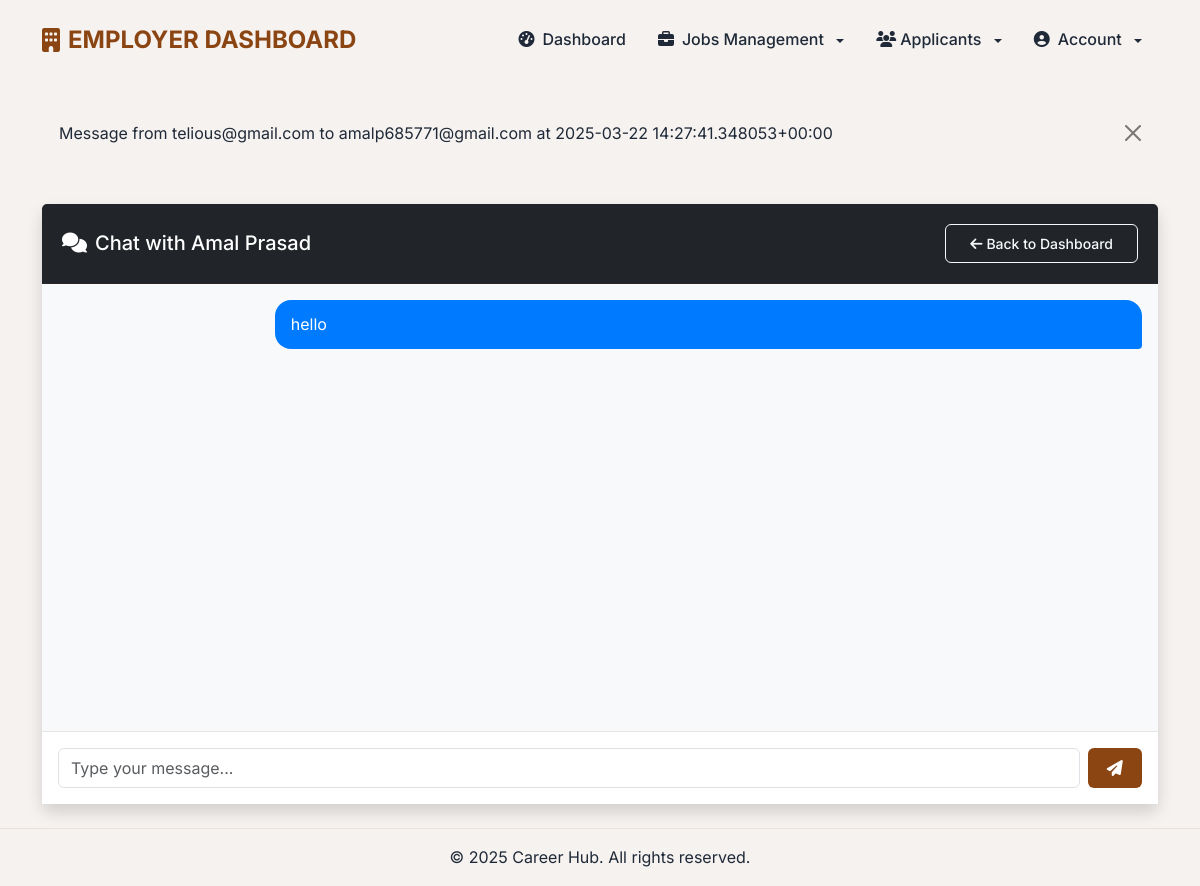
Page /chat/2/job/2/ (signed in) on the committed database.
### jobsapp/models.py (models this page shows)
class ChatMessage(models.Model):
    sender = models.ForeignKey(User, on_delete=models.CASCADE, related_name='sent_messages')
    receiver = models.ForeignKey(User, on_delete=models.CASCADE, related_name='received_messages')
    content = models.TextField()
    created_at = models.DateTimeField(auto_now_add=True)
    is_read = models.BooleanField(default=False)
    related_job = models.ForeignKey('Job', on_delete=models.SET_NULL, null=True, blank=True)
    class Meta:
        ordering = ['created_at']
    def __str__(self):
        return f"Message from {self.sender} to {self.receiver} at {self.created_at}"

### accounts/models.py (models this page shows)
class User(AbstractUser):
    username = None
    role = models.CharField(max_length=12, error_messages={
        'required': "Role must be provided"
    })
    gender = models.CharField(max_length=10, choices=GENDER_CHOICES, blank=True, null=True)
    email = models.EmailField(unique=True, blank=False,
                            error_messages={
                                'unique': "A user with that email already exists.",
                            })
    headline = models.CharField(max_length=100, blank=True, null=True,
                              help_text="Your professional headline, e.g. 'Senior Python Developer'")
    highest_education = models.CharField(
        max_length=20,
        choices=EDUCATION_CHOICES,
        blank=True,
        null=True,
        help_text="Your highest level of education"
    )
    education_details = models.CharField(
        max_length=255,
        blank=True,
        null=True,
        help_text="Details about your education (e.g., 'B.Tech in Computer Science')"
    )
    resume = models.FileField(
        upload_to='resumes/',
        blank=True,
        null=True,
        validators=[FileExtensionValidator(allowed_extensions=['pdf', 'doc', 'docx'])],
        help_text="Upload your resume (PDF, DOC, or DOCX)"
    )
    linkedin_profile = models.URLField(
        max_length=255,
        blank=True,
        null=True,
        help_text="Your LinkedIn profile URL"
    )
    github_profile = models.URLField(
        max_length=255,
        blank=True,
        null=True,
        help_text="Your GitHub profile URL"
    )
    portfolio_website = models.URLField(
        max_length=255,
        blank=True,
        null=True,
        help_text="Your portfolio website URL"
    )
    phone_number = models.CharField(
        max_length=15,
        blank=True,
        null=True,
        help_text="Your contact phone number"
    )
    address = models.TextField(
        max_length=500,
        blank=True,
        null=True,
        help_text="Your current address"
    )
    skills = models.TextField(
        blank=True,
        null=True,
        help_text="List your key skills (comma-separated)"
    )
    experience_years = models.CharField(
        max_length=20,
        choices=EXPERIENCE_CHOICES,
        blank=True,
        null=True,
        help_text="Years of professional experience"
    )
    current_company = models.CharField(
        max_length=100,
        blank=True,
        null=True,
        help_text="Your current company name"
    )
    current_position = models.CharField(
        max_length=100,
        blank=True,
        null=True,
        help_text="Your current job position"
    )
    bio = models.TextField(
        max_length=1000,
        blank=True,
        null=True,
        help_text="A brief bio about yourself"
    )
    USERNAME_FIELD = "email"
    REQUIRED_FIELDS = []
    def __str__(self):
        return self.email
    objects = UserManager()
    class Meta:
        ordering = ['-date_joined']

### jobsapp/views/chat.py (the view, shortened to what this page needs)
# urls.py: path('<int:user_id>/', ChatView.as_view(), name='chat'),
@method_decorator(ensure_csrf_cookie, name='dispatch')
class ChatView(LoginRequiredMixin, TemplateView):
    def get_template_names(self):
        if self.request.user.role == 'employee':
            return ['jobs/chat/employee_chat.html']
        return ['jobs/chat/chat.html']
    def get_context_data(self, **kwargs):
        context = super().get_context_data(**kwargs)
        other_user_id = self.kwargs.get('user_id')
        job_id = self.kwargs.get('job_id', None)
        other_user = get_object_or_404(User, id=other_user_id)
        context['other_user'] = other_user
        if job_id:
            context['job'] = get_object_or_404(Job, id=job_id)
        messages = ChatMessage.objects.filter(
            (Q(sender=self.request.user, receiver=other_user) |
             Q(sender=other_user, receiver=self.request.user))
        ).order_by('created_at')
        context['messages'] = messages
        return context
    def get(self, request, *args, **kwargs):
        return super().get(request, *args, **kwargs)

### templates/jobs/chat/chat.html (shortened to what this page needs)
{% extends 'employer/base.html' %}
{% load static %}
{% block content %}
<div class="container py-4">
    <div class="card chat-container shadow">
        <div class="card-header bg-dark text-white d-flex justify-content-between align-items-center">
            <div>
                <h5 class="mb-0">
                    <i class="fas fa-comments me-2"></i>Chat with {{ other_user.get_full_name }}
                </h5>
            </div>
            <div>
                {% if request.user.role == 'employer' %}
                    <a href="{% url 'jobs:employer-dashboard' %}" class="btn btn-outline-light btn-sm">
                        <i class="fas fa-arrow-left me-1"></i>Back to Dashboard
                    </a>
                {% else %}
                    <a href="{% url 'jobs:employee-dashboard' %}" class="btn btn-outline-light btn-sm">
                        <i class="fas fa-arrow-left me-1"></i>Back to Dashboard
                    </a>
                {% endif %}
            </div>
        </div>
        <div id="chat-messages">
            <div id="messages-container">
                {% for message in messages %}
                    <div class="message {% if message.sender == request.user %}sender ms-auto{% else %}receiver{% endif %}" data-message-id="{{ message.id }}">
                        <div class="message-content">{{ message.content }}</div>
                    </div>
                {% empty %}
                    <div class="text-center text-muted py-5">
                        <i class="fas fa-comments fa-3x mb-3"></i>
                        <p>No messages yet. Start the conversation!</p>
                    </div>
                {% endfor %}
            </div>
        </div>
        <div class="message-form">
            <form id="message-form" method="post">
                <div class="d-flex gap-2">
                    <input type="text" name="message" class="form-control" placeholder="Type your message..." required>
                    <button type="submit" class="btn btn-primary">
                        <i class="fas fa-paper-plane"></i>
                    </button>
                </div>
            </form>
        </div>
    </div>
</div>
{% endblock %}

### templates/employer/base.html (shortened to what this page needs)
{% load static %}
<!DOCTYPE html>
<html lang="en">
<head>
    <link href="https://cdn.jsdelivr.net/npm/bootstrap@5.3.0/dist/css/bootstrap.min.css" rel="stylesheet">
    <link rel="stylesheet" href="https://cdnjs.cloudflare.com/ajax/libs/font-awesome/6.4.0/css/all.min.css">
</head>
<body class="{% block body_class %}page-without-hero{% endblock %}">
    <nav class="navbar navbar-expand-lg">
        <div class="container">
            <a class="navbar-brand" href="{% url 'jobs:employer-dashboard' %}">
                <i class="fas fa-building"></i>EMPLOYER DASHBOARD
            </a>
            <div class="collapse navbar-collapse" id="navbarNav">
                <ul class="navbar-nav ms-auto">
                    <li class="nav-item">
                        <a class="nav-link {% if request.resolver_match.url_name == 'employer-dashboard' %}active{% endif %}"
                           href="{% url 'jobs:employer-dashboard' %}">
                            <i class="fas fa-tachometer-alt nav-icon"></i>Dashboard
                        </a>
                    </li>
                    <li class="nav-item dropdown">
                        <a class="nav-link dropdown-toggle {% if 'employer-jobs' in request.resolver_match.url_name %}active{% endif %}"
                           href="#" role="button" data-bs-toggle="dropdown" aria-expanded="false">
                            <i class="fas fa-briefcase nav-icon"></i>Jobs Management
                        </a>
                    </li>
                    <li class="nav-item dropdown">
                        <a class="nav-link dropdown-toggle {% if 'applicants' in request.resolver_match.url_name %}active{% endif %}"
                           href="#" role="button" data-bs-toggle="dropdown" aria-expanded="false">
                            <i class="fas fa-users nav-icon"></i>Applicants
                        </a>
                    </li>
                    <li class="nav-item dropdown">
                        <a class="nav-link dropdown-toggle" href="#" role="button" data-bs-toggle="dropdown" aria-expanded="false">
                            <i class="fas fa-user-circle nav-icon"></i>Account
                        </a>
                    </li>
                </ul>
            </div>
        </div>
    </nav>
    <main class="main-content">
        {% if messages %}
        <div class="container mt-4">
            {% for message in messages %}
            <div class="alert alert-{{ message.tags }} alert-dismissible fade show" role="alert">
                {{ message }}
                <button type="button" class="btn-close" data-bs-dismiss="alert" aria-label="Close"></button>
            </div>
            {% endfor %}
        </div>
        {% endif %}
        {% block content %}
        {% endblock %}
    </main>
    <footer class="footer mt-auto py-3">
        <div class="container text-center">
            <p class="mb-0">&copy; {% now "Y" %} Career Hub. All rights reserved.</p>
        </div>
    </footer>
</body>
</html>

### templates/employer/base.html (style rules this page uses)
:root { --primary-color: #8B4513; --secondary-color: #6B3410; --accent-color: #A65D1E; --text-color: #1f2937; --light-bg: #f5f2f0; --success-color: #8B4513; --danger-color: #dc2626; }
body { font-family: 'Inter', sans-serif; color: var(--text-color); line-height: 1.6; min-height: 100vh; display: flex; flex-direction: column; }
.navbar { padding: 1rem 0; background: transparent !important; box-shadow: none; position: absolute; width: 100%; z-index: 1000; }
.navbar-brand { font-weight: 700; color: var(--primary-color) !important; font-size: 1.5rem; display: flex; align-items: center; gap: 0.5rem; }
.nav-link { color: var(--text-color) !important; font-weight: 500; padding: 0.5rem 1rem !important; transition: all 0.3s ease; border-radius: 0.375rem; }
.btn { padding: 0.5rem 1.5rem; font-weight: 500; border-radius: 0.375rem; transition: all 0.3s ease; }
.btn-primary { background-color: var(--primary-color); border: none; color: #fff; padding: 0.5rem 1.2rem; }
.main-content { flex: 1; padding-top: 80px; background-color: var(--light-bg); }
.card { border: none; border-radius: 0.5rem; box-shadow: 0 1px 3px rgba(0,0,0,0.1); transition: all 0.3s ease; }
.card-header { background-color: #fff; border-bottom: 1px solid rgba(139, 69, 19, 0.1); padding: 1.25rem; }
.footer { background-color: var(--light-bg); padding: 1.5rem 0; border-top: 1px solid rgba(139, 69, 19, 0.1); margin-top: auto; }
.nav-icon { margin-right: 8px; width: 16px; text-align: center; }
.dropdown-toggle::after { margin-left: 8px; vertical-align: middle; }

### templates/jobs/chat/chat.html (style rules this page uses)
.chat-container { height: calc(100vh - 200px); min-height: 500px; }
.message { max-width: 80%; margin-bottom: 0.75rem; }
.message-content { word-break: break-word; padding: 0.75rem 1rem; border-radius: 1rem; }
.message.sender .message-content { background-color: #007bff; color: white; border-bottom-right-radius: 0.25rem; }
#chat-messages { height: calc(100% - 60px); overflow-y: auto; background-color: #f8f9fa; padding: 1rem; }
.message-form { background-color: #fff; border-top: 1px solid rgba(0,0,0,0.1); padding: 1rem; }

### rows in the picture
ChatMessage: sender+receiver+created_at "Message from telious@gmail.com to amalp685771@gmail.com at 2025-03-22 14:27:41.348053+00:00", content "hello"
User: get_full_name "Amal Prasad"
